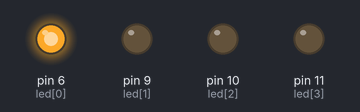
Bench run of a sketch on a simulated Arduino Uno, built with avr-gcc and run on an emulated ATmega328P. On the bench: output pins drawn as LEDs (lit = HIGH).

Above: at 0.05 s.
At 0.25 s:
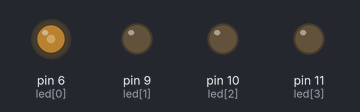
At 0.35 s:
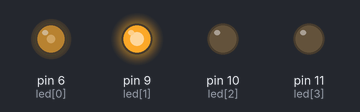
At 0.7 s:
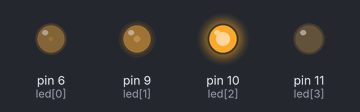
At 1.05 s:
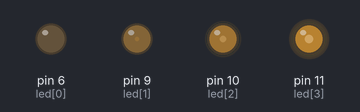
At 1.4 s:
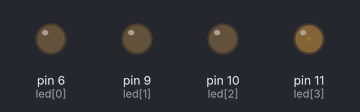
Timing chart, 0 to 3.2 s (numbered marks = the images above):
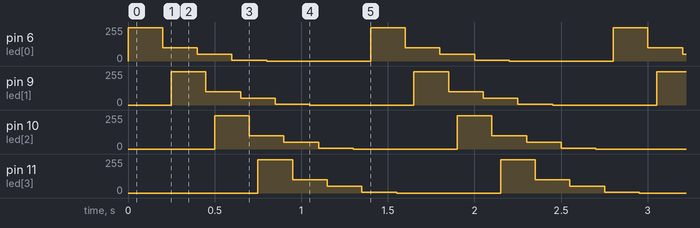

The sketch:

P59-1_4_LED_PWM_rain.ino
```cpp
/*
*P59-1
*設計Arduino 程式，利用Arduino 板PWM 信號輸出接腳3、9、10、11 控制四個LED產生左移雨滴變化。
*/

const uint8_t  led[4] = {6,9,10,11};
//                                                    最左      最右
const uint8_t brightness[7][4] =
{
	{250,0,0,0},    //第一組亮度
	{100,250,0,0},  //第二組亮度，以此類推
	{50,100,250,0},
	{5,50,100,250},
	{0,5,50,100},
	{0,0,5,50},
	{0,0,0,5},
}; //定義亮度


void setup()
{

}

void loop()
{
	for(int i=0;i<7;i++) //brightness index
	{
		for(int j=0;j<4;j++) //LED index
		{
			analogWrite(led[j], brightness[i][j]);
			delay(50);
		}
	}
}
```

Measured:
- by itself, pin 6 (led[0]), pin 9 (led[1]), pin 10 (led[2]), pin 11 (led[3]): repeats every 1.4 s: 100/255 0.20 s, 50/255 0.20 s, 5/255 0.20 s, 0/255 0.60 s, 250/255 0.20 s
